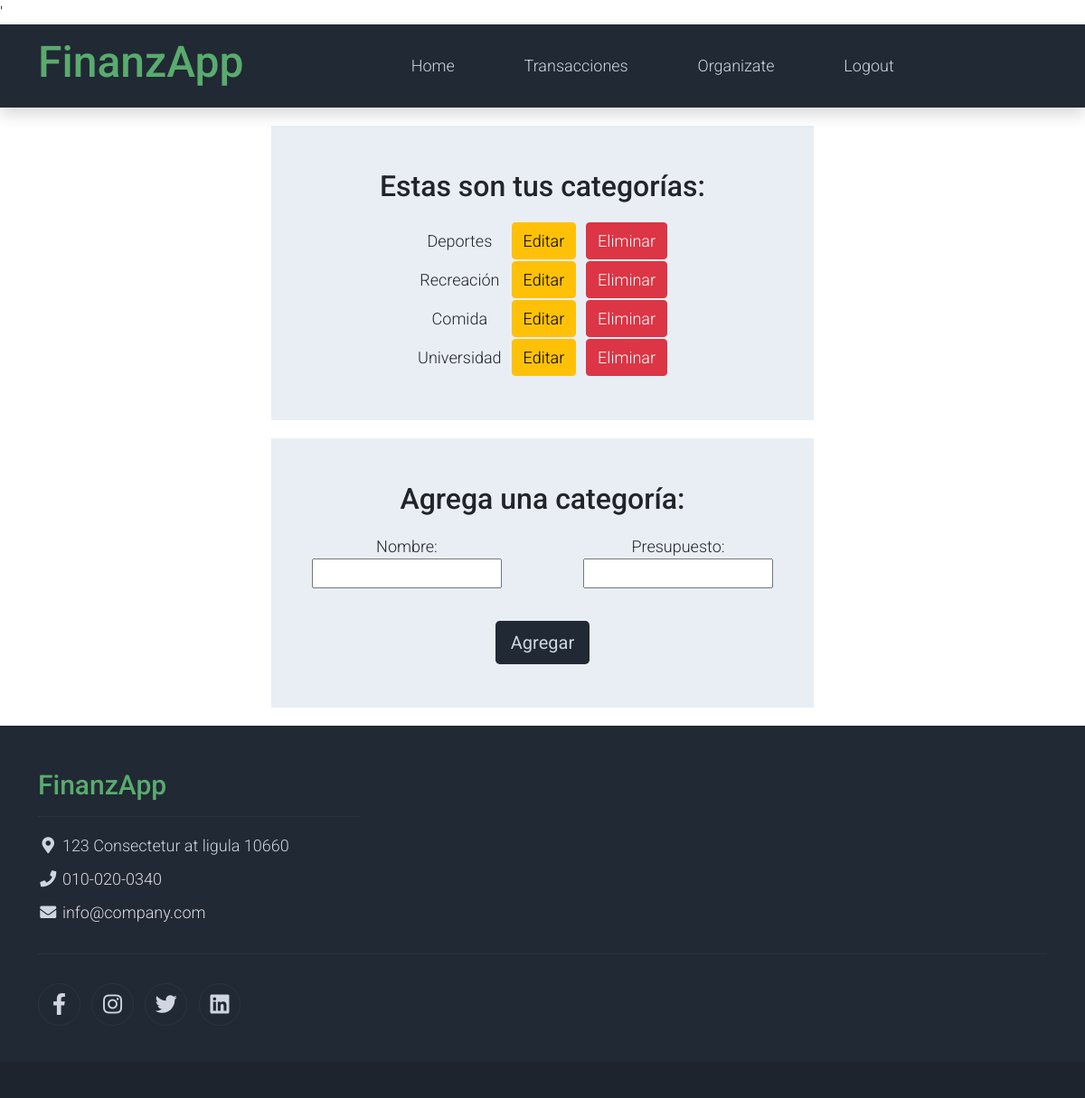
/organiza_tus_finanzas/ (signed in), run on an earlier commit of the app's database.
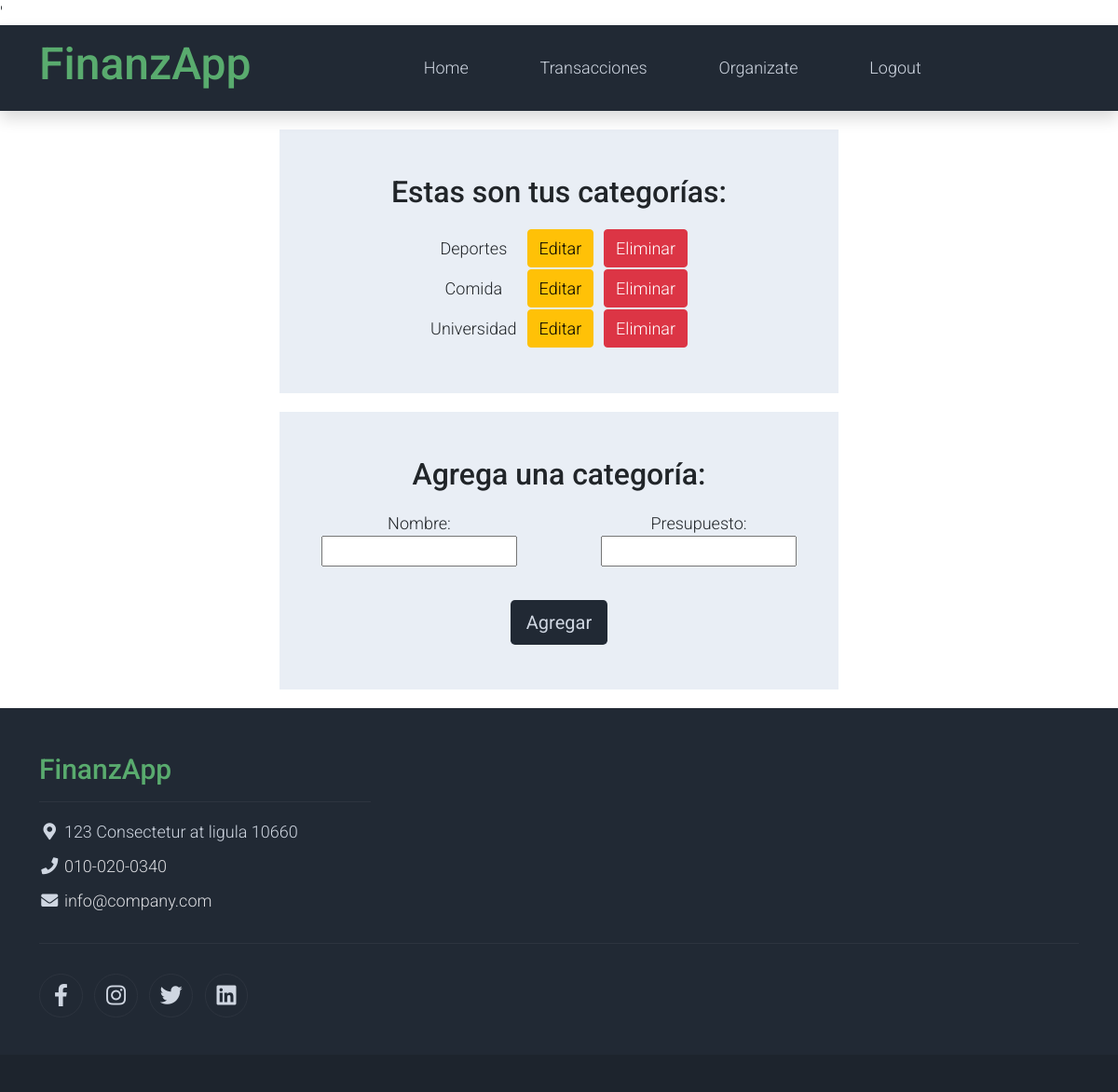
And on a later commit of the database.
### finanzapp/models.py (models this page shows)
class Category(models.Model):
    name = models.CharField(max_length=100)
    budget = models.FloatField(blank=True)
    user = models.ForeignKey(User, on_delete=models.CASCADE, related_name="categories", null=True)

### finanzapp/views.py (the view)
# urls.py: path('organiza_tus_finanzas/', organize_fin, name='organiza_finanzas'),
def organize_fin(request):
    if request.user.is_authenticated:
        if request.method == 'POST':
            name = request.POST['name']
            budget = request.POST['budget']
            category = Category.objects.create(name=name, budget=budget, user=request.user)
            category.save()
            return redirect('organiza_finanzas')
        else:
            categories = Category.objects.filter(user = request.user)
            return render(request, 'organiza_finanzas.html', {'categories': categories})
    else:
        return render(request, 'login.html', {'error_message': 'Nombre de usuario o contraseña incorrectos'})

### finanzapp/templates/organiza_finanzas.html (shortened to what this page needs)
{% extends 'base.html' %}
{% block content %}
<div class="col-md-6 m-auto text-center">
    <div class="container-fluid bg-light py-5">
    <h2>Estas son tus categorías:</h2>
        <table class="col-md-6 m-auto text-center">
            {% for category in categories %}
            {% if category.name != "ninguna" %}
            <tr>
                <td>{{ category.name }}</td>
                <td><a class="btn btn-warning" href="/editCat/{{ category.id }}">Editar</a></td>
                <td><a class="btn btn-danger" href="/eliminarCat/{{ category.id }}">Eliminar</a></td>
            </tr>
            {% endif %}
            {% endfor %}
        </table>
    </div>
    <div class="container-fluid bg-light py-5">
        <h2>Agrega una categoría:</h2>
        <form method="post">
            <div class="row">
                <div class="form-group col-md-6 mb-3">
                    <label for="name">Nombre:</label>
                    <div class="another-custom-class">
                        <input type="text" name="name" required>
                    </div>
                </div>
                <div class="form-group col-md-6 mb-3">
                    <label for="budget">Presupuesto:</label>
                    <div class="another-custom-class">
                        <input type="number" name="budget" required>
                    </div>
                </div>
            </div>
            <button type="submit" class="btn bg-dark btn-lg px-3 text-light">Agregar</button>
        </form>
    </div>
</div>
{% endblock %}

### finanzapp/templates/base.html (shortened to what this page needs)
{% load static %}
<!DOCTYPE html>
<html lang="en">
<head>
    <link rel="stylesheet" href="{% static 'css/bootstrap.min.css' %}">
    <link rel="stylesheet" href="{% static 'css/templatemo.css' %}">
    <link rel="stylesheet" href="{% static 'css/custom.css' %}">
    <link rel="stylesheet" href="{% static 'css/fontawesome.min.css' %}">
    <link rel="stylesheet" href="{% static 'css/edit.css' %}">
</head>
<body>
    {% include 'partials/_navbar.html' %}
    {% block content %} {% endblock %}
     {% include 'partials/_footer.html' %}
</body>
</html>

### finanzapp/templates/partials/_navbar.html (shortened to what this page needs)
{% load static %}
<nav class="navbar navbar-expand-lg bg-dark navbar-light shadow">
    <div class="container d-flex justify-content-between align-items-center">
        <a class="navbar-brand text-success logo h1 align-self-center" href="{% url 'index' %}">
            FinanzApp
        </a>
        <div class="align-self-center collapse navbar-collapse flex-fill  d-lg-flex justify-content-lg-between" id="templatemo_main_nav">
            <div class="flex-fill">
                <ul class="nav navbar-nav d-flex justify-content-between mx-lg-auto">
                    <li class="nav-item">
                        <a class="nav-link text-light" href="{% url 'index' %}">Home</a>
                    </li>
                    <li class="nav-item">
                        <a class="nav-link text-light" href="{% url 'list' %}">Transacciones</a>
                    </li>
                    <li class="nav-item">
                        <a class="nav-link text-light" href="{% url 'organiza_finanzas' %}">Organizate</a>
                    </li>
                    <li class="nav-item">
                        <a class="nav-link text-light" href="{% url 'logout' %}">Logout</a>
                    </li>
                </ul>
            </div>
        </div>
    </div>
</nav>

### finanzapp/templates/partials/_footer.html
<footer class="bg-dark" id="tempaltemo_footer">
    <div class="container">
        <div class="row">
            <div class="col-md-4 pt-5">
                <h2 class="h2 text-success border-bottom pb-3 border-light logo">FinanzApp</h2>
                <ul class="list-unstyled text-light footer-link-list">
                    <li>
                        <i class="fas fa-map-marker-alt fa-fw"></i>
                        123 Consectetur at ligula 10660
                    </li>
                    <li>
                        <i class="fa fa-phone fa-fw"></i>
                        <a class="text-decoration-none" href="tel:010-020-0340">010-020-0340</a>
                    </li>
                    <li>
                        <i class="fa fa-envelope fa-fw"></i>
                        <a class="text-decoration-none" href="mailto:info@company.com">info@company.com</a>
                    </li>
                </ul>
            </div>
        </div>
        <div class="row text-light mb-4">
            <div class="col-12 mb-3">
                <div class="w-100 my-3 border-top border-light"></div>
            </div>
            <div class="col-auto me-auto">
                <ul class="list-inline text-left footer-icons">
                    <li class="list-inline-item border border-light rounded-circle text-center">
                        <a class="text-light text-decoration-none" target="_blank" href="http://facebook.com/"><i class="fab fa-facebook-f fa-lg fa-fw"></i></a>
                    </li>
                    <li class="list-inline-item border border-light rounded-circle text-center">
                        <a class="text-light text-decoration-none" target="_blank" href="https://www.instagram.com/"><i class="fab fa-instagram fa-lg fa-fw"></i></a>
                    </li>
                    <li class="list-inline-item border border-light rounded-circle text-center">
                        <a class="text-light text-decoration-none" target="_blank" href="https://twitter.com/"><i class="fab fa-twitter fa-lg fa-fw"></i></a>
                    </li>
                    <li class="list-inline-item border border-light rounded-circle text-center">
                        <a class="text-light text-decoration-none" target="_blank" href="https://www.linkedin.com/"><i class="fab fa-linkedin fa-lg fa-fw"></i></a>
                    </li>
                </ul>
            </div>
        </div>
    </div>
    <div class="w-100 bg-black py-3">
        <div class="container">
            <div class="row pt-2">
            </div>
        </div>
    </div>
</footer>

### finanzapp_proj/static/css/templatemo.css (style rules this page uses)
body, ul, li, p, a, label, input, div { font-family: 'Roboto', sans-serif; font-size: 18px !important; font-weight: 300 !important; }
.h1 { font-family: 'Roboto', sans-serif; font-size: 48px !important; font-weight: 200 !important; }
.h2 { font-family: 'Roboto', sans-serif; font-size: 30px !important; font-weight: 300; }
.logo { font-weight: 500 !important; }
.text-success { color: #59ab6e !important; }
.text-light { color: #cfd6e1 !important; }
.bg-dark { background-color: #212934 !important; }
.bg-light { background-color: #e9eef5 !important; }
.bg-black { background-color: #1d242d !important; }
#templatemo_main_nav a { color: #212934; }
#tempaltemo_footer a { color: #dcdde1; }
#tempaltemo_footer ul.footer-link-list li { padding-top: 10px; }
#tempaltemo_footer ul.footer-icons li { width: 2.6em; height: 2.6em; line-height: 2.6em; }
#tempaltemo_footer .border-light { border-color: #2d343f !important; }
@media (min-width: 768px) { #templatemo_main_nav .navbar-nav { max-width: 450px; } }
@media (min-width: 992px) { #templatemo_main_nav .navbar-nav { max-width: 550px; } }

What changed in the data, as far as the page shows it:
removed Category: name "Recreación"
